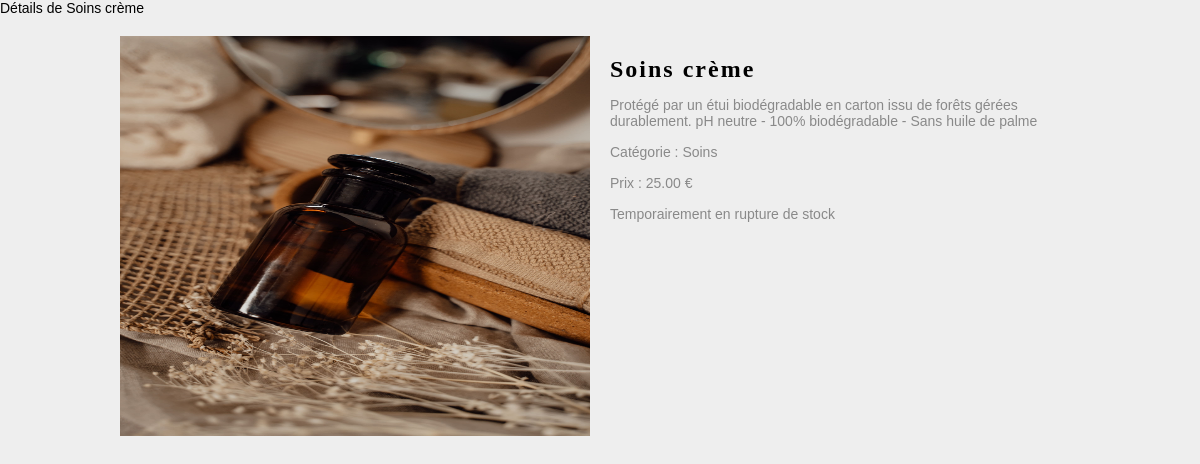
The app's page /products/products/2/ with its own data.
### shop/models.py (models this page shows, shortened)
class Product(models.Model):
    category = models.ForeignKey(Category, related_name='products', on_delete=models.CASCADE)
    name = models.CharField(max_length=255)
    price = models.DecimalField(decimal_places=2, max_digits=10)
    description = models.TextField()
    image = models.ImageField(upload_to='shop', null=True, blank=True)
    quantity = models.IntegerField(default=0)

class Category(models.Model):
    name = models.CharField(max_length=100, null=True, blank=True)
    description = models.TextField(null=True, blank=True)
    image = models.ImageField(upload_to='shop', null=True, blank=True)
    def __str__(self):
        return self.name

### shop/views.py (the view)
def product_detail(request, product_id):
    product = get_object_or_404(Product, id=product_id)
    return render(request, 'product_detail.html', {'product': product})

### templates/product_detail.html
{% load static %}
{% block title %}
    Détails de {{ product.name }}
{% endblock %}
{% block body %}
<link rel="stylesheet" href="{% static 'css/style.css' %}">
    <main class="container">
        <section class="product-detail">
            <div class="product-image">
                    <img src="{{ product.image.url }}" style= height:400px alt="{{ product.name }}">
            </div>
            <div class="product-info">
                <h1>{{ product.name }}</h1>
                <p>{{ product.description }}</p>
                <p>Catégorie : {{ product.category }}</p>
                <p>Prix : {{ product.price }} €</p>
                {% if product.stock > 0 %}
                    <a href="{% url 'cart_add' products.id %}" class="btn btn-primary">Ajouter au panier</a>
                {% else %}
                    <p class="text-danger">Temporairement en rupture de stock</p>
                {% endif %}
            </div>
        </section>
    </main>
{% endblock %}

### static/css/style.css (style rules this page uses)
h1, h2, h3, h4, h5, h6 { clear: both; font-family: "Patua One", serif; letter-spacing: 2px; }
p { margin-bottom: 1.5em; color: #898989; }
.container { max-width: 960px; margin: auto; padding: 20px; }
.product-detail { display: flex; justify-content: space-between; align-items: flex-start; }
.product-detail .product-image { flex: 1; margin-right: 20px; }
.product-detail .product-image img { width: 100%; height: auto; }
.product-detail .product-info { flex: 1; }
.product-detail .product-info h1 { font-size: 24px; margin-bottom: 10px; }
.product-detail .product-info p { margin-bottom: 15px; }

### records on screen
Product: name "Soins crème", image (picture), description "Protégé par un étui biodégradable en carton issu de forêts gérées durablement. pH neutre - 100% biodégradable - Sans huile de palme", category "Soins", price "25.00"
